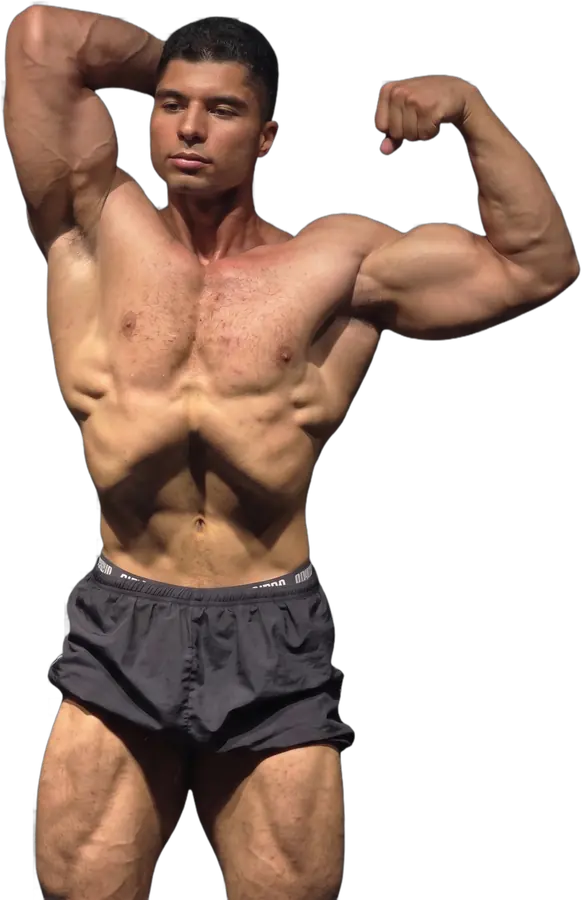
#> input picture assets/cut-1.webp, 582 x 900 px
$ python -i build-assets.py   (imports and definitions only)
#> lines starting #> are read from the running program, lines starting #| are printed output that depends on the picture
#!/usr/bin/env python3
"""
Build the published image assets from the originals in images/.

The originals are 4000x3000 phone shots (~172MB in total) and are gitignored.
This script cuts the coach out of two of them, trims and de-halos the result,
and writes the handful of small WebP files the site actually ships.

    pip install rembg pillow opencv-python
    python3 tools/build-assets.py

Re-run it whenever you swap a source photo. Output goes to assets/.
"""

import os
import sys
import io

import numpy as np
import cv2
import subprocess
import tempfile
from PIL import Image, ImageOps

HERE = os.path.dirname(os.path.abspath(__file__))
ROOT = os.path.dirname(HERE)
SRC = os.path.join(ROOT, "images")
OUT = os.path.join(ROOT, "assets")

# Everything is composited on this. Edge pixels are pre-blended against it so the
# light concrete background of the original does not survive as a bright halo.
BG = (0x0F, 0x0F, 0x11)

CUTOUTS = [
    # (source, output, target height, label)
    ("file_00000000ba2881f4aede039268af5b9d.png", "coach-hero.webp", 900, "overhead victory"),
    ("file_00000000a99c81f48281a76a84a800a3.png", "coach-alt.webp", 700, "front double-biceps"),
    ("file_00000000f94481f4b3c0aa163ac2da9c.png", "coach-stand.webp", 700, "standing"),
]
# The avatar comes from a clear frontal shot rather than a cutout: in a small
# circle a lit, colour photograph of the face reads far better than a
# silhouette. This is the same frame as shot-3.
AVATAR_FROM = "20260729_131101.jpg"
TEXTURE_FROM = "20260730_115759.jpg"

# The gallery: rectangular crops used as day thumbnails in a training plan and
# as the strip on the intake form. Chosen for variety — gym, wooden backdrop,
# cable work, free weights — so a six-day plan does not repeat itself.
SHOTS = [
    "20260803_214442(1).jpg",
    "IMG-20260725-WA0013.jpg",
    "20260729_131101.jpg",
    "20260730_130328.jpg",
    "20260809_145750.jpg",
    "20260729_134055.jpg",
    "20260730_115759.jpg",
    "IMG-20260727-WA0022.jpg",
]
# Portrait, because these frames hold the whole figure. A wide banner cannot
# show a standing person head to foot without shrinking them to a sliver.
SHOT_W, SHOT_H = 600, 800


MODEL = os.path.expanduser("~/.u2net/isnet-general-use.onnx")
MODEL_URL = "https://github.com/danielgatis/rembg/releases/download/v0.0.0/isnet-general-use.onnx"


def session():
    """
    The isnet matting model, run straight on onnxruntime.

    rembg itself is not imported: it pulls in pymatting/numba for an alpha
    refinement step we do not use, and that dependency chain is a slow install
    for no gain here. The pre/post-processing below matches rembg's DisSession
    exactly, so the mask is identical.
    """
    import onnxruntime as ort
    if not hasattr(session, "s"):
        if not os.path.exists(MODEL):
            sys.exit("model missing — download it once:\n  mkdir -p ~/.u2net && curl -L -o %s %s" % (MODEL, MODEL_URL))
        providers = ["CPUExecutionProvider"]
        if "CUDAExecutionProvider" in ort.get_available_providers():
            providers = ["CUDAExecutionProvider", "CPUExecutionProvider"]
        session.s = ort.InferenceSession(MODEL, providers=providers)
    return session.s


def load(path):
    """
    Open a photo the right way up.

    Every shot off the phone is stored landscape with an EXIF orientation flag
    of 6, so anything that ignores the flag gets a subject lying on its side.
    """
#> called with path = '../assets/cut-1.webp'
    return ImageOps.exif_transpose(Image.open(path)).convert("RGB")
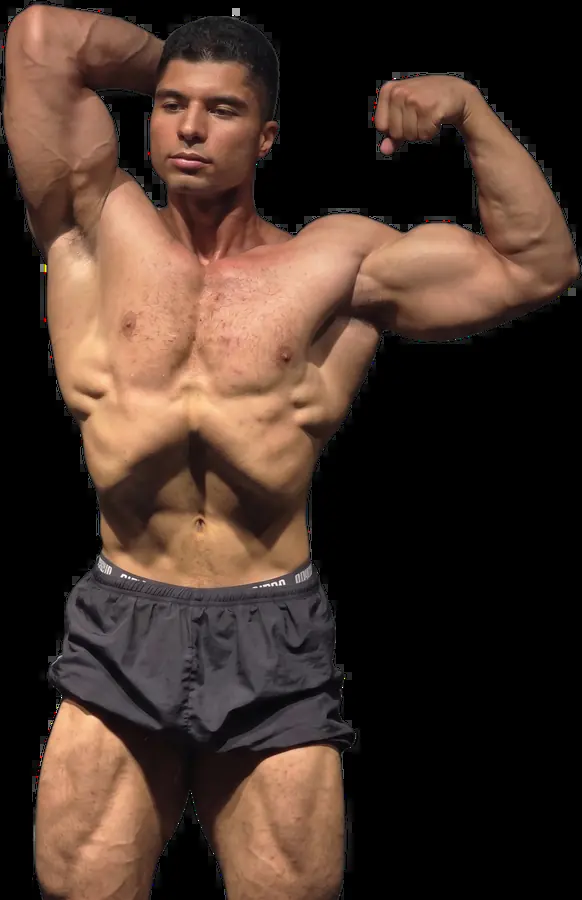
#> returned value: PIL image 582x900 RGB; mean R, G, B 69.8, 50.7, 41


# [88 lines left out: functions face_of, subject_top, cover, not called in this run]


def cutout_mask(src):
    """Run the matting model over a PIL image and return an alpha array."""
    s = session()
    im = np.array(src.resize((1024, 1024), Image.LANCZOS)).astype(np.float32)
    im = im / max(im.max(), 1e-6)
    im = (im - 0.5) / 1.0
    x = np.expand_dims(im.transpose(2, 0, 1), 0).astype(np.float32)

    pred = s.run(None, {s.get_inputs()[0].name: x})[0][:, 0, :, :]
    lo, hi = pred.min(), pred.max()
    pred = (pred - lo) / max(hi - lo, 1e-6)

    mask = Image.fromarray((np.squeeze(pred) * 255).astype(np.uint8), mode="L")
    return np.array(mask.resize(src.size, Image.LANCZOS))


def cutout(path):
    """Segment the subject and return an RGBA array at full resolution."""
    src = load(path)
    return np.dstack([np.array(src), cutout_mask(src)])


# [193 lines left out: functions clean_edges, trim, to_height, save_webp, center_run, find_head and 2 more, not called in this run]


# --------------------------------------------------------------------------
# Brand: the logo mark and the loading animation.
#
# Both arrive far too heavy to publish — the animation was 3.8MB, which would
# have made the loading screen the slowest thing on the site. Run with:
#     python3 tools/build-assets.py brand
# --------------------------------------------------------------------------

BRAND_LOGO = "images/brand/logoandicon.png"
BRAND_LOOP = "images/brand/Untitled design (1).gif"
LOOP_BOX = (218, 0, 1590, 1075)   # the part of the frame that actually animates
LOOP_SIZE = (300, 235)
LOOP_EVERY = 3                    # 100 frames at 30fps -> 34 at 10fps


# [60 lines left out: functions densest_square, build_brand, not called in this run]


# [7 lines not run here, left out]

#> (the run stopped early here; a loop or call above may not have finished)

$ run again, on assets/cut-13.webp
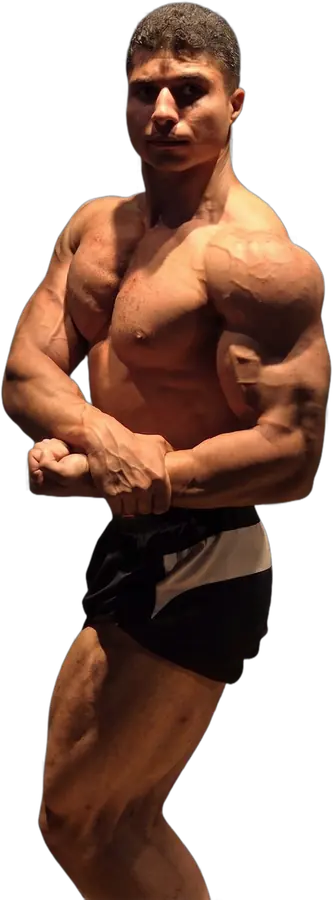
#> input picture assets/cut-13.webp, 333 x 900 px
#> in load, `return ImageOps.exif_transpose(Image.open(path)).convert("RGB")`:
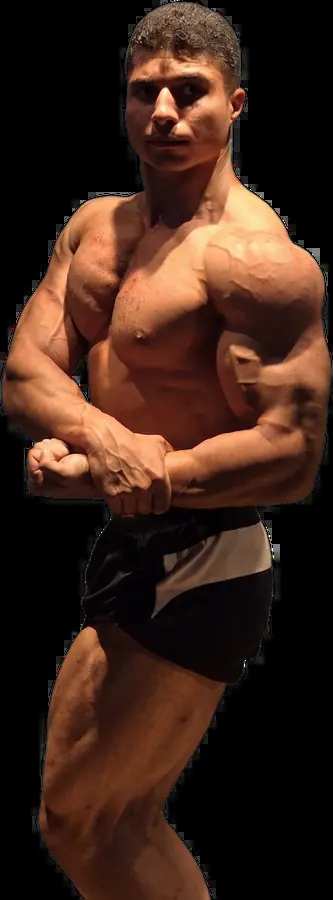
#> returned value: PIL image 333x900 RGB; mean R, G, B 61.1, 36.4, 25.5

$ run again, on assets/cut-2.webp
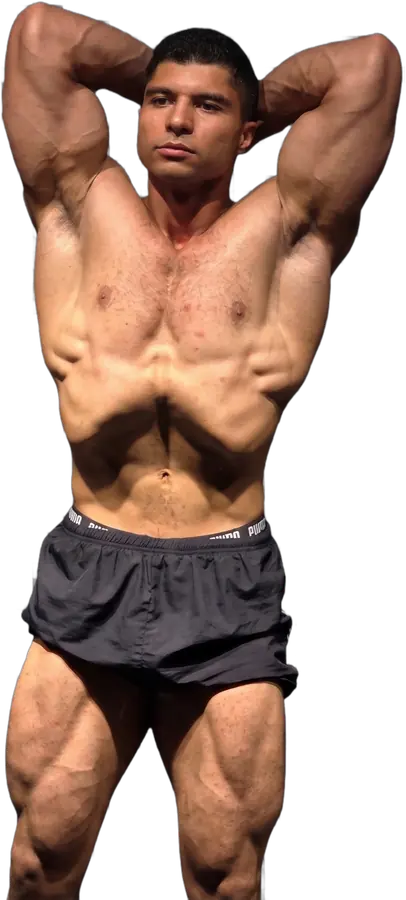
#> input picture assets/cut-2.webp, 406 x 900 px
#> in load, `return ImageOps.exif_transpose(Image.open(path)).convert("RGB")`:
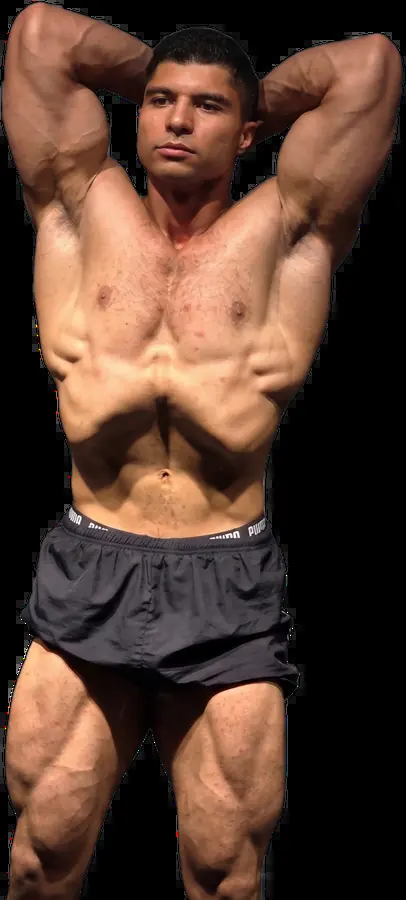
#> returned value: PIL image 406x900 RGB; mean R, G, B 88, 61.1, 48.2

$ run again, on assets/cut-3.webp
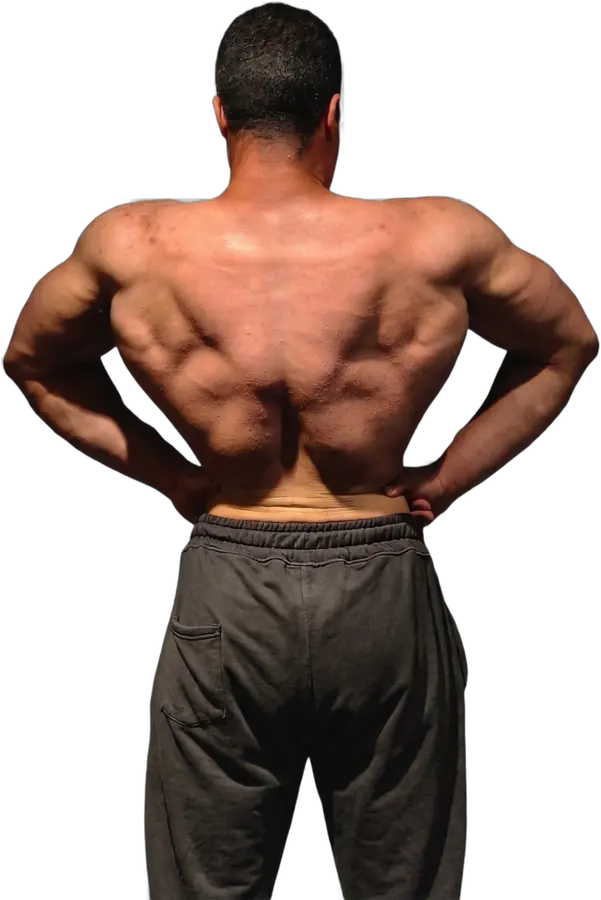
#> input picture assets/cut-3.webp, 601 x 900 px
#> in load, `return ImageOps.exif_transpose(Image.open(path)).convert("RGB")`:
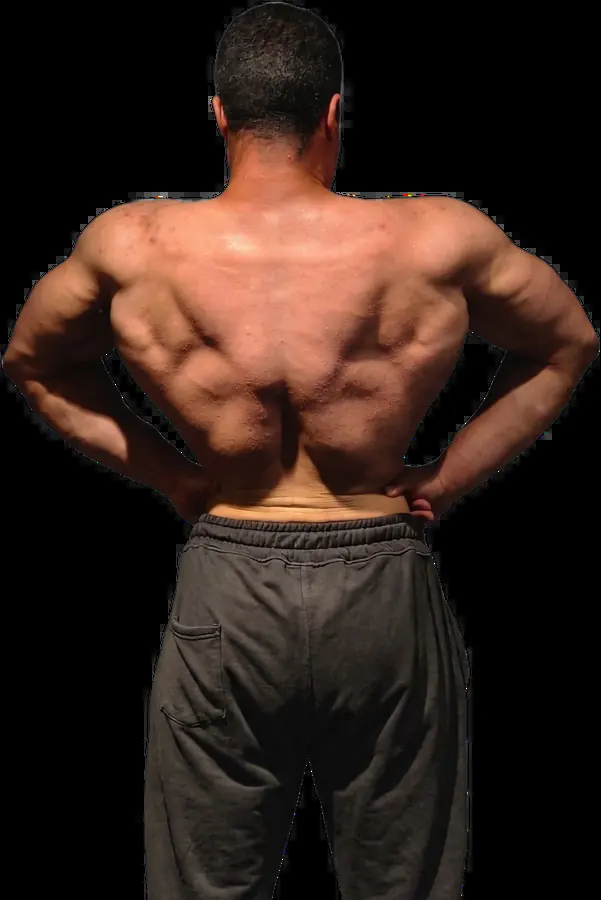
#> returned value: PIL image 601x900 RGB; mean R, G, B 50.4, 33.8, 26.7
